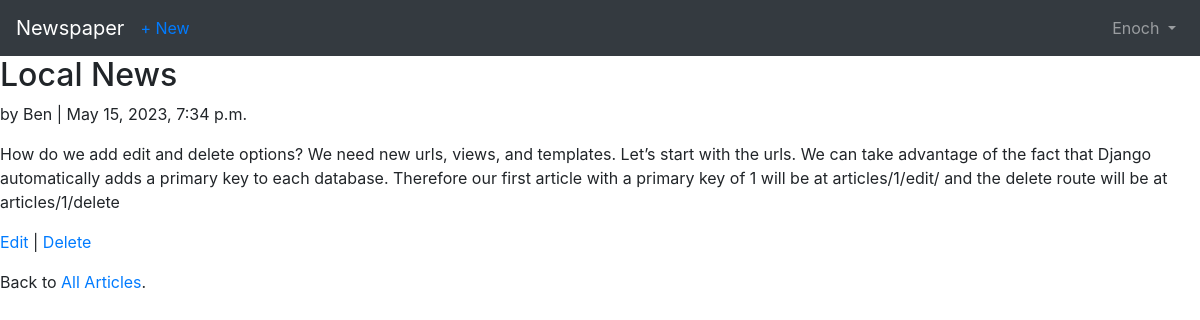
/articles/1/ (signed in), run on the app's committed database.
### accounts/models.py (models this page shows)
class CustomUser(AbstractUser):
    age = models.PositiveIntegerField(null=True, blank=True)

### articles/models.py (models this page shows, shortened)
class Article(models.Model):
    title = models.CharField(max_length=225)
    body = models. TextField()
    date = models.DateTimeField(auto_now_add=True)
    author = models.ForeignKey(
        get_user_model(),
        on_delete=models.CASCADE
    )

### articles/views.py (the view)
# urls.py: path('<int:pk>/', ArticleDetailView.as_view(), name='article_detail'),
class ArticleDetailView(LoginRequiredMixin, DetailView): # new
    model = Article
    template_name = 'registration/article_detail.html'

### accounts/templates/registration/article_detail.html
{% extends 'registration/base.html' %}
{% block content %}
    <div class="article-entry">
        <h2>{{ object.title }}</h2>
        <p>by {{ object.author }} | {{ object.date }}</p>
        <p>{{ object.body }}</p>
    </div>
    <p><a href="{% url 'article_edit' article.pk %}">Edit</a> |
        <a href="{% url 'article_delete' article.pk %}">Delete</a></p>
    <p>Back to <a href="{% url 'article_list' %}">All Articles</a>.</p>
{% endblock content %}

### accounts/templates/registration/base.html (shortened to what this page needs)
<!DOCTYPE html>
<html lang="en">
<head>
    <link rel="stylesheet" href="https://cdn.jsdelivr.net/npm/bootstrap@4.5.3/dist/css/bootstrap.min.css">
</head>
<body>
    <body>
        <nav class="navbar navbar-expand-lg navbar-dark bg-dark">
            <a class="navbar-brand" href="{% url 'home' %}">Newspaper</a>
            {% if user.is_authenticated %}
                <ul class="navbar-nav mr-auto">
                    <li class="nav-item">
                        <a href="{% url 'article_new' %}">+ New</a>
                </li>
                </ul>
            {% endif %}
        <div class="collapse navbar-collapse" id="navbarSupportedContent">
        {% if user.is_authenticated %}
        <ul class="navbar-nav ml-auto">
        <li class="nav-item">
        <a class="nav-link dropdown-toggle" href="#"
        id="navbarDropdown" role="button" data-toggle="dropdown"
        aria-haspopup="true" aria-expanded="false">
        {{ user.username }}
        </a>
        </li>
        </ul>
        {% endif %}
        </div>
        </nav>
    <main>
        {% block content %}
        {% endblock content %}
    </main>
</body>
</html>

### data on the page
CustomUser: username "Enoch"
Article: title "Local News", author "Ben", date "May 15, 2023, 7:34 p.m.", body "How do we add edit and delete options? We need new urls, views, and templates. Let’s start with the urls. We can take advantage of the fact that Django automatically adds a primary key to each database. Therefore our first article with a primary key of 1 will be at articles/1/edit/ and the delete route will be at articles/1/delete"
